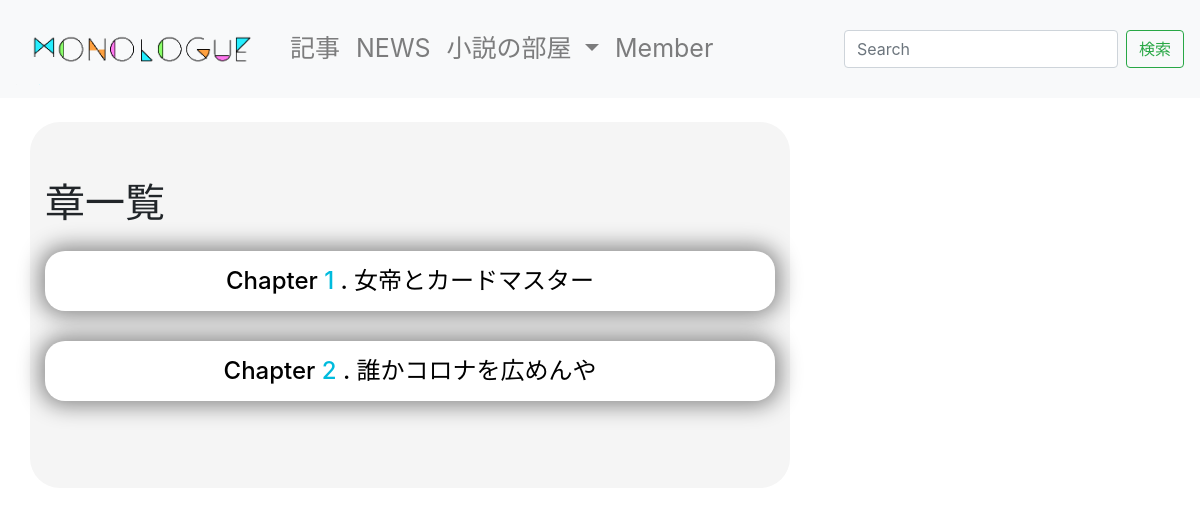
The app's page /novel/2/chapter/ with its own data.
### blog/models.py (models this page shows, shortened)
class Chapter(models.Model):
    novel = models.ForeignKey(Novel, on_delete=models.PROTECT)
    chapter_num = models.PositiveIntegerField()
    chapter_title = models.CharField(max_length=50)

### blog/views.py (the view)
# urls.py: path('novel/<int:novel_pk>/chapter/', ChapterView.as_view(), name='chapter'),
class ChapterView(TemplateView):
    template_name = 'blog/chapter.html'
    def get(self, request, *args, **kwargs):
        novel_pk = self.kwargs['novel_pk']
        context = {
            'novel_pk': novel_pk,
            'chapter_list': Chapter.objects.filter(novel_id=novel_pk),
        }
        return self.render_to_response(context)

### dbsite/context_processors.py (called while the page is built)
def common(request):
    context = {
        'categories': Category.objects.annotate(
            num_posts=Count('post', filter=Q(post__is_public=True))),
        'tags': Tag.objects.annotate(
            num_posts=Count('post', filter=Q(post__is_public=True))),
    }
    return context

### blog/templates/blog/chapter.html (shortened to what this page needs)
{% extends "base.html" %}
{% block content %}
<div class="container">
  <div class="row">
    <main class="col-md-8">
      <h1 class="mb-4">章一覧</h1>
      <div>
        {% for chapter in chapter_list %}
        <div class="novel-outer">
          <h4 class="novel-inner"><a href="/novel/{{ novel_pk }}/chapter/{{ chapter.pk}}/story/">Chapter<span style="color: #0bd;"> {{ chapter.chapter_num }} </span>. {{ chapter.chapter_title }}</a></h4>
        </div>
        {% endfor %}
      </div>
    </main>
  </div>
</div>
{% endblock %}

### blog/static/blog.css (style rules this page uses)
.col-md-8 { padding: 5% 10%; border-radius: 30px; background-color: #f5f5f5; }
.novel-outer { border-radius: 20px; margin-bottom: 30px; height: 60px; padding: 16px 0px; background-color: white; -webkit-box-shadow: 0px 0px 21px 5px rgba(0,0,0,0.44); -moz-box-shadow: 0px 0px 21px 5px rgba(0,0,0,0.44); box-shadow: 0px 0px 21px 5px rgba(0,0,0,0.44); }
.novel-inner { text-align: center; }
.novel-inner a, .novel-inner a:hover { color: #000; text-decoration: none; }

### records on screen
Chapter: chapter_num "1", chapter_title "女帝とカードマスター"
Chapter: chapter_num "2", chapter_title "誰かコロナを広めんや"
